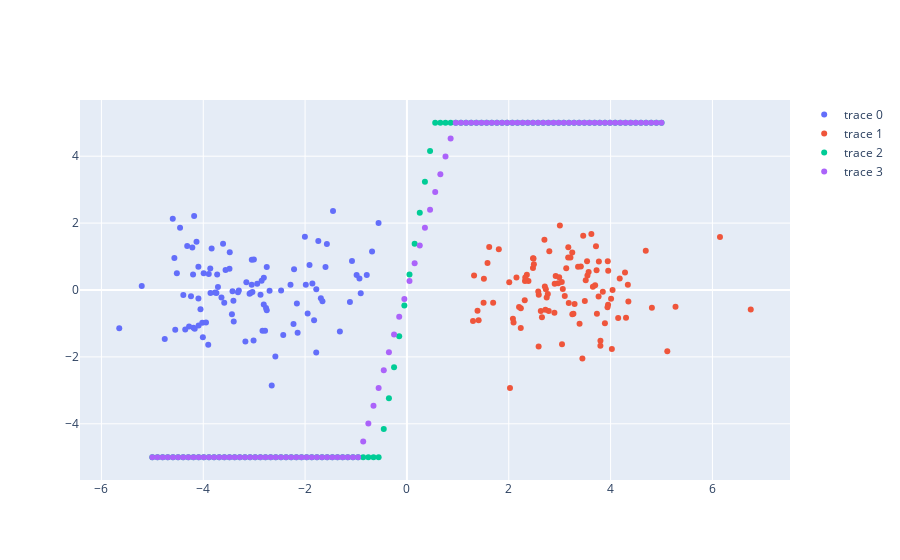

Notebook source saved alongside this figure:
### Markdown cell above
# Sequential mode vs batch mode

### Code cell
N = 100
(A, B) = multivariate(N, [-3,0], [3,0], 1, 1)

fig = go.Figure()
fig.add_trace(go.Scatter(x=A[:,0], y=A[:,1], mode="markers"))
fig.add_trace(go.Scatter(x=B[:,0], y=B[:,1], mode="markers"))

w_seq = np.random.uniform(0,1,(2,1))
w_batch = np.random.uniform(0,1,(2,1))

epoch = 30
eta = 1e-4

mae_seq = []
mae_batch = []

for e in range(epoch):
    for feat,targ in zip(features, targets):
        w_seq += delta_rule(feat.reshape((1,2)), targ.reshape((1,1)), w_seq, eta)

    w_batch += delta_rule(features, targets, w_batch, eta)

    mae_seq.append(np.mean(np.abs(features@w_seq-targets)))
    mae_batch.append(np.mean(np.abs(features@w_batch-targets)))

plot_boundary(fig, w_seq.T)
plot_boundary(fig, w_batch.T)

fig.show()

mae_fig = go.Figure()
mae_fig.add_trace(go.Scatter(x=np.arange(len(mae_seq)), y=mae_seq, name="Sequential"))
mae_fig.add_trace(go.Scatter(x=np.arange(len(mae_batch)), y=mae_batch,name="Batch"))
mae_fig.show()
